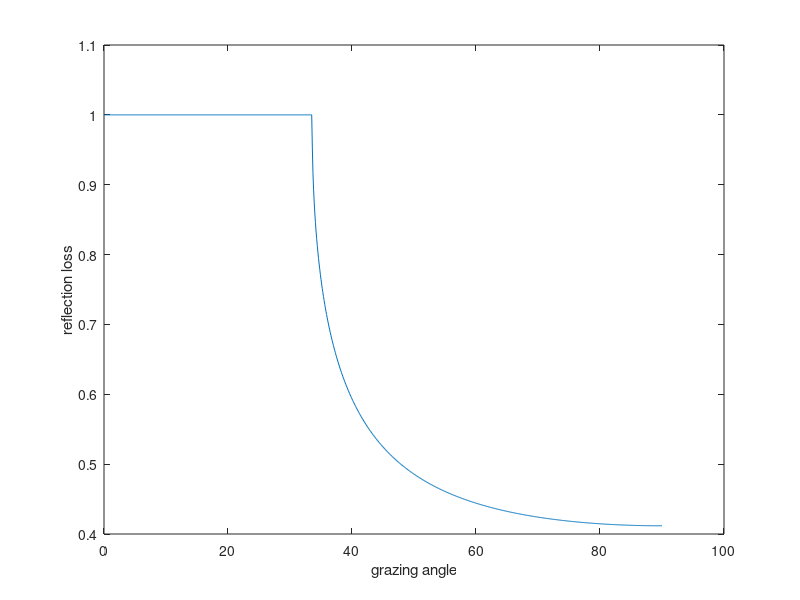
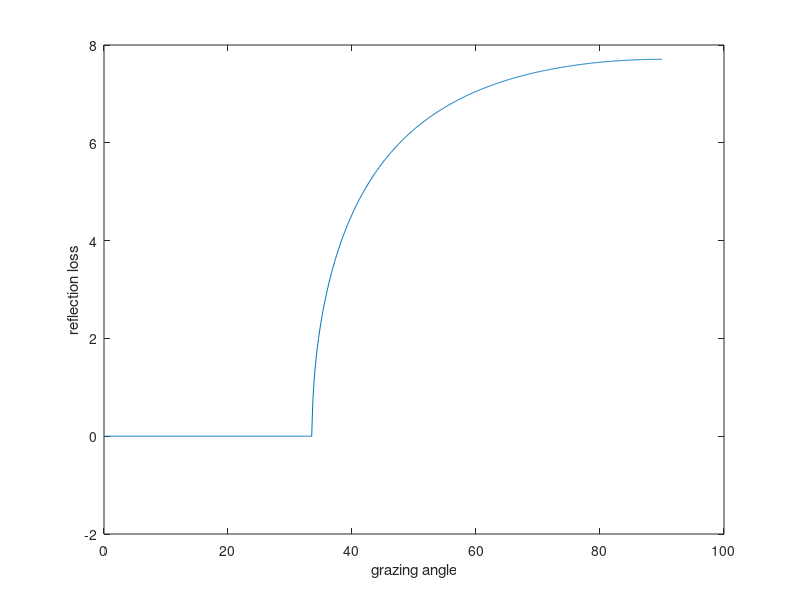
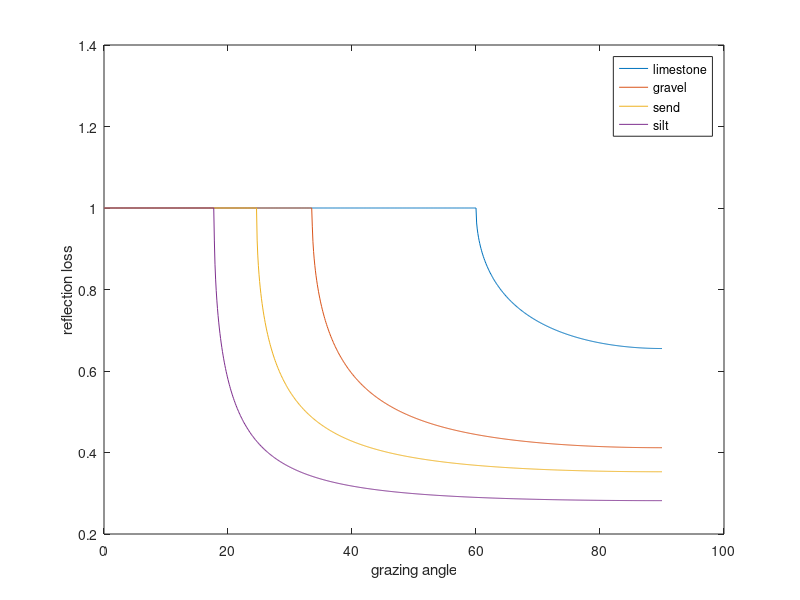
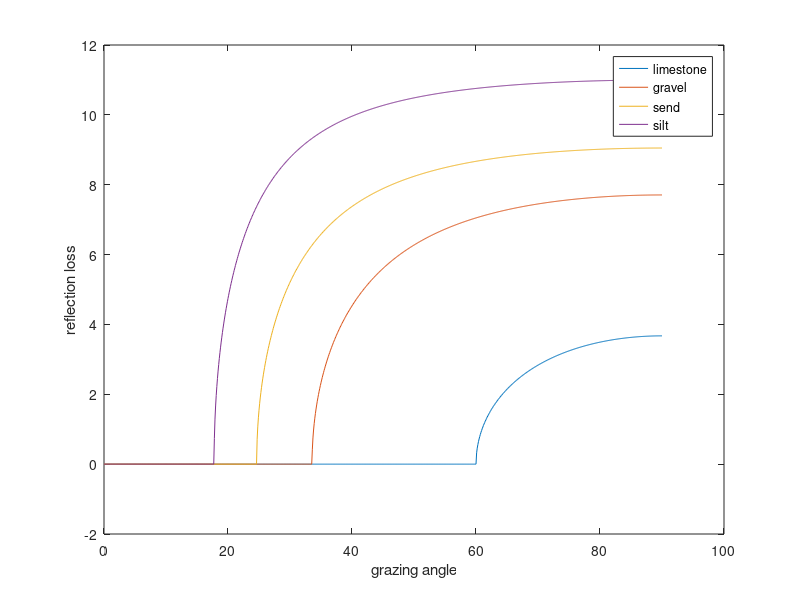

Here is the MATLAB script that generated these plots, in order:
%Bottom reflection loss 해저면에서 반사가 얼마나?
%snell's law 이용
%반사계수 구하기

clear all;
close all;
clc;

% density
rho1 = 1; %(kg/m^3)
rho2 = 2; %(kg/m^3)

% Sound Speed
c1 = 1500;
c2 = 1800;

%degree
theta1 = (0:0.1:90) * pi / 180;
theta2 = acos(c2 / c1 * cos(theta1));

%Reflection coefficient
R12 = (rho2 * c2 * sin(theta1) - rho1 * c1 * sin(theta2)) ./ ...
    (rho2 * c2 * sin(theta1) + rho1 * c1 * sin(theta2));

%Reflection loss
RL = -20 * log10(abs(R12));

figure;
plot(theta1 * 180 / pi, abs(R12))
xlabel('grazing angle')
ylabel('reflection loss')

figure;
plot(theta1 * 180 / pi, RL)
xlabel('grazing angle')
ylabel('reflection loss')

%%

rho3 = 2.4;
c3 = 3000;
rho4 = 2;
c4 = 1800;
rho5 = 1.9;
c5 = 1650;
rho6 = 1.7;
c6 = 1575;
rhomat = [rho3, rho4, rho5, rho6];
cmat = [c3, c4, c5, c6];

theta1 = (0:0.1:90) * pi / 180;

%Reflection coefficient

for ii = 1:4
    currho = rhomat(ii);
    curc = cmat(ii);

    theta2 = acos(curc / c1 * cos(theta1));
    R12(ii, :) = (currho * curc * sin(theta1) - rho1 * c1 * sin(theta2)) ./ ...
        (currho * curc * sin(theta1) + rho1 * c1 * sin(theta2));
    RL(ii, :) = -20 * log10(abs(R12(ii, :)));
end

figure;
plot(theta1 * 180 / pi, abs(R12))
xlabel('grazing angle')
ylabel('reflection loss')
legend('limestone', 'gravel', 'send', 'silt')

figure;
plot(theta1 * 180 / pi, RL)
xlabel('grazing angle')
ylabel('reflection loss')
legend('limestone', 'gravel', 'send', 'silt')
